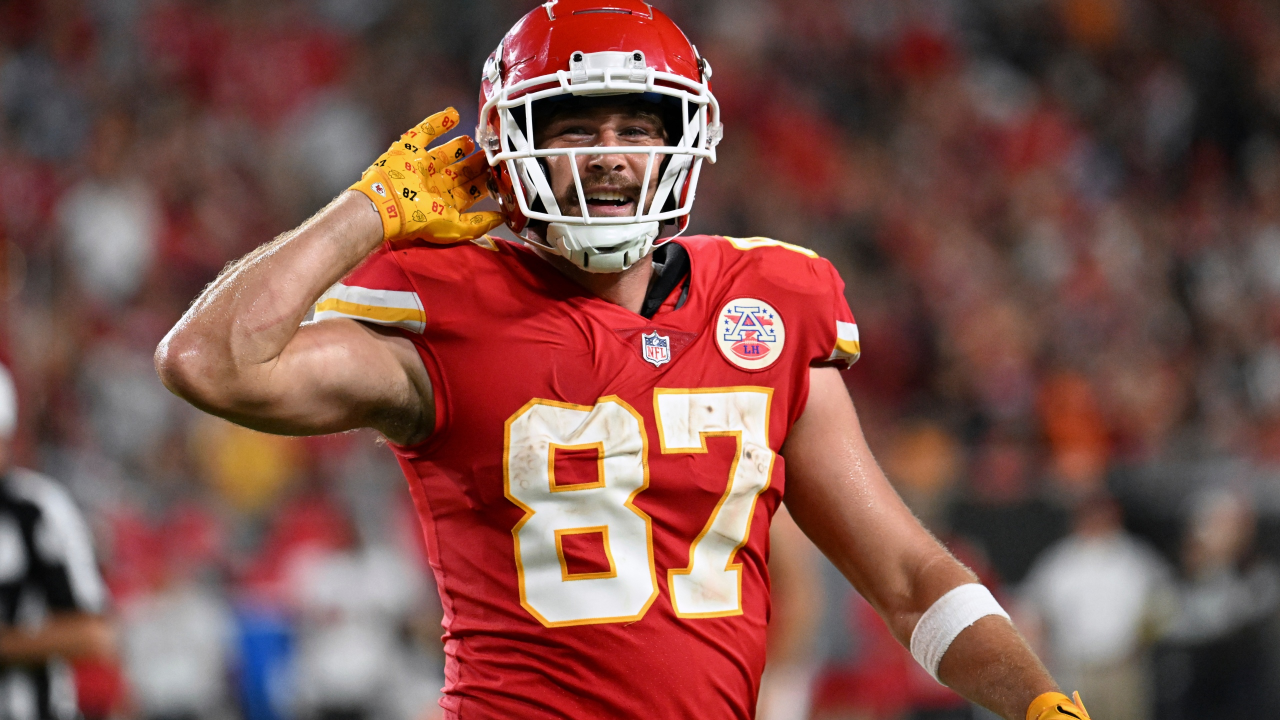
#> input picture image/AP22276080543824.jpg, 2560 x 1440 px (shown at 1/2 size)
$ python -i ArticleTofb_5.py   (imports and definitions only)
#> lines starting #> are read from the running program, lines starting #| are printed output that depends on the picture
import requests
import mysql.connector
from bs4 import BeautifulSoup
import os,shutil
import time
from Config import Variable
import cv2
from PIL import Image, ImageDraw, ImageFont, ImageFilter


######################## Script for post on facebook page   #########################

# [13 lines left out: function break_long_title, not called in this run]

def add_box_on_image(img_path):
    image = cv2.imread(img_path)
    overlay = image.copy()
    # Rectangle parameters
    x, y, w, h = 0, 470, 1200, 300
    # A filled rectangle
    cv2.rectangle(overlay, (x, y), (x+w, y+h), (0,0,0), -1)

    alpha = 0.7 # Transparency factor.

    # Following line overlays transparent rectangle
    # over the image
    image_new = cv2.addWeighted(overlay, alpha, image, 1 - alpha, 1)
    cv2.imwrite(img_path, image_new)
    add_text_on_image(img_path)

def img_resize(img_path):
#> called with img_path = 'image/AP22276080543824.jpg'
    image = Image.open(img_path)
#> image is the input picture: PIL image 2560x1440 RGB; mean R, G, B 124.9, 81.3, 74.7
    new_image = image.resize((1160, 630))
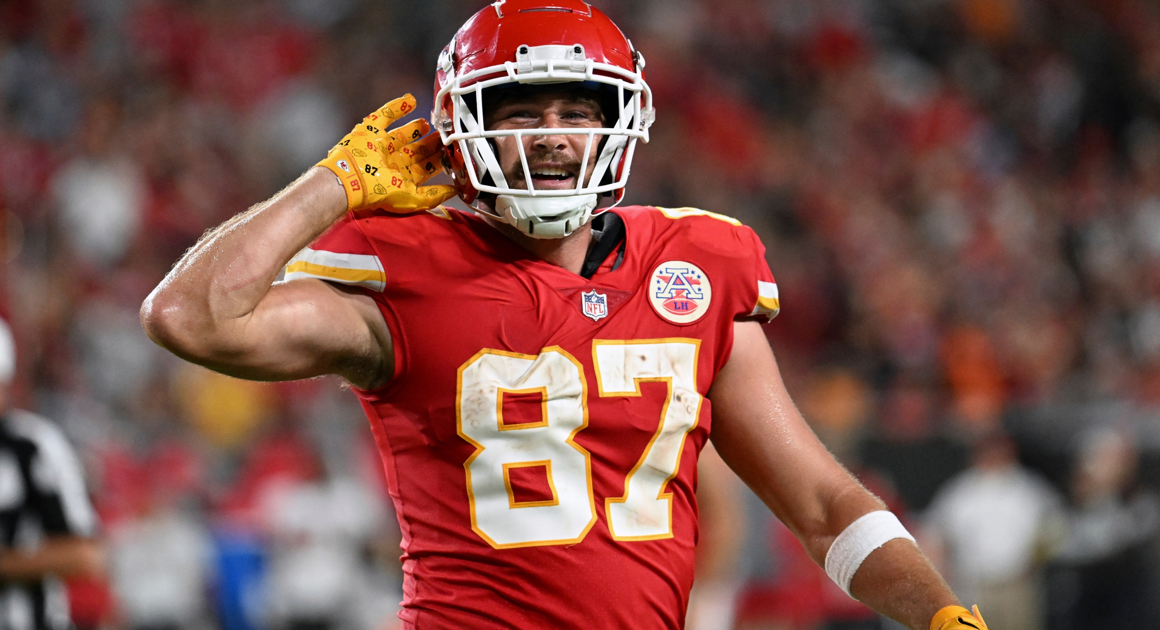
#> new_image: PIL image 1160x630 RGB; mean R, G, B 124.9, 81.3, 74.7
    new_image.save(img_path)
    add_box_on_image(img_path)
#> in add_box_on_image, `cv2.rectangle(overlay, (x, y), (x+w, y+h), (0,0,0), -1)`:
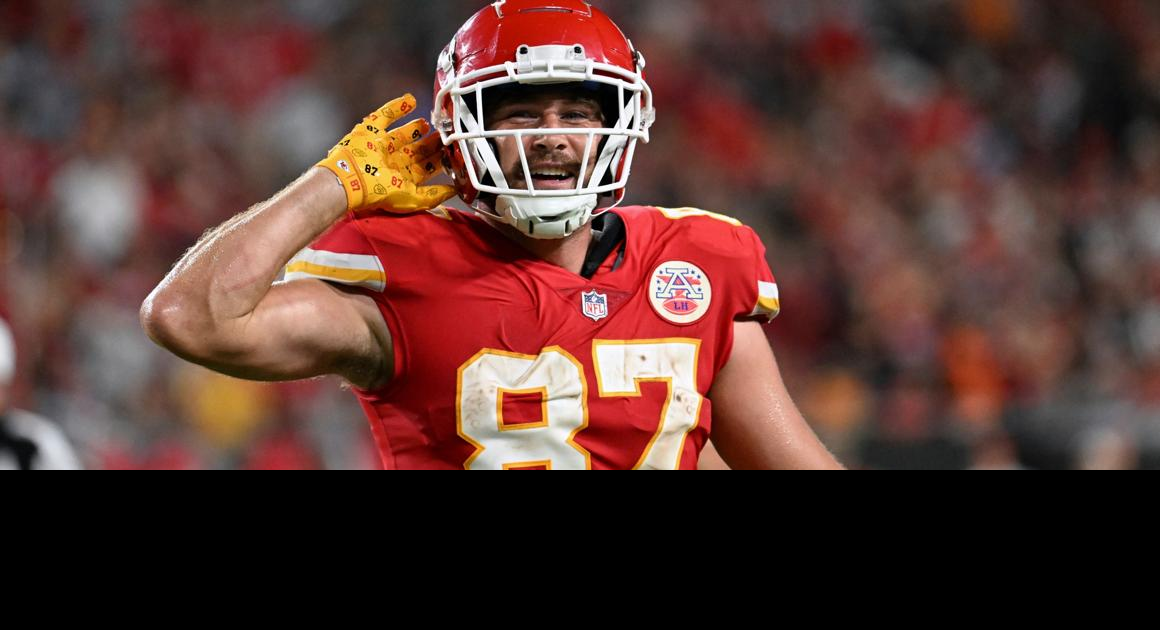
#> overlay: shape (630, 1160, 3); mean B, G, R 51.1, 57, 89.3
#> in add_box_on_image, `image_new = cv2.addWeighted(overlay, alpha, image, 1 - alpha, 1)`:
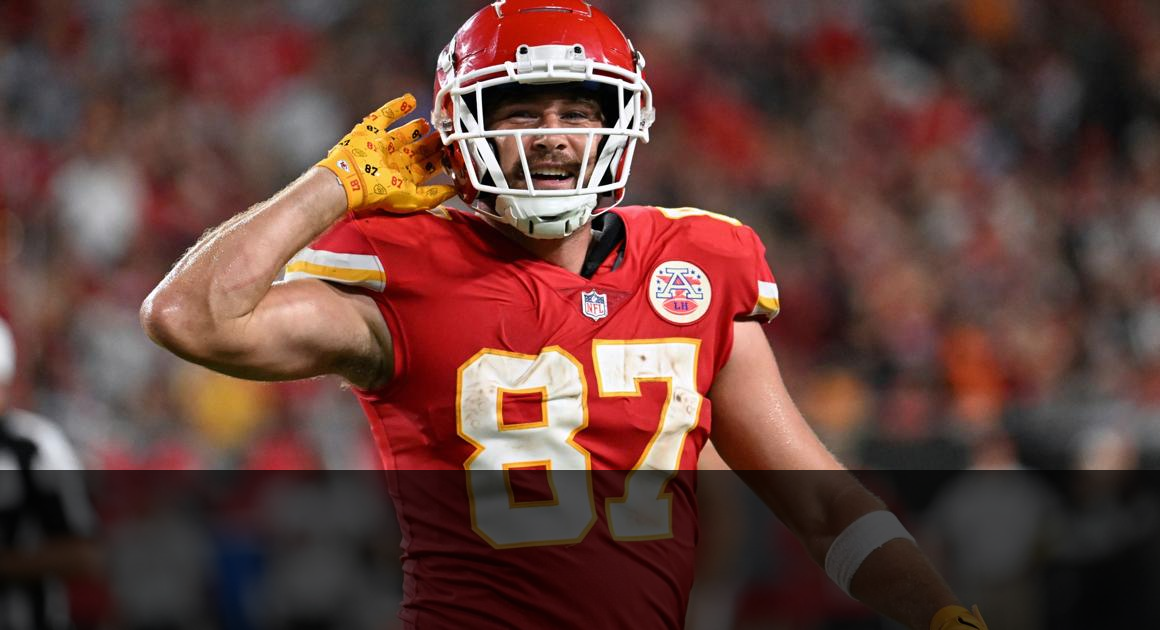
#> image_new: shape (630, 1160, 3); mean B, G, R 59.2, 65.3, 100.9

def add_text_on_image(img_path):
#> called with img_path = 'image/AP22276080543824.jpg'
    bg = Image.open(img_path).convert('RGB')
    x = bg.width//2
#> x = 580
    y = bg.height//2
#> y = 315

    # The text we want to add
    rr1 = open('texta.txt','r')
#> (reads texta.txt from the repository)
#> (the run stopped early here; a loop or call above may not have finished)
